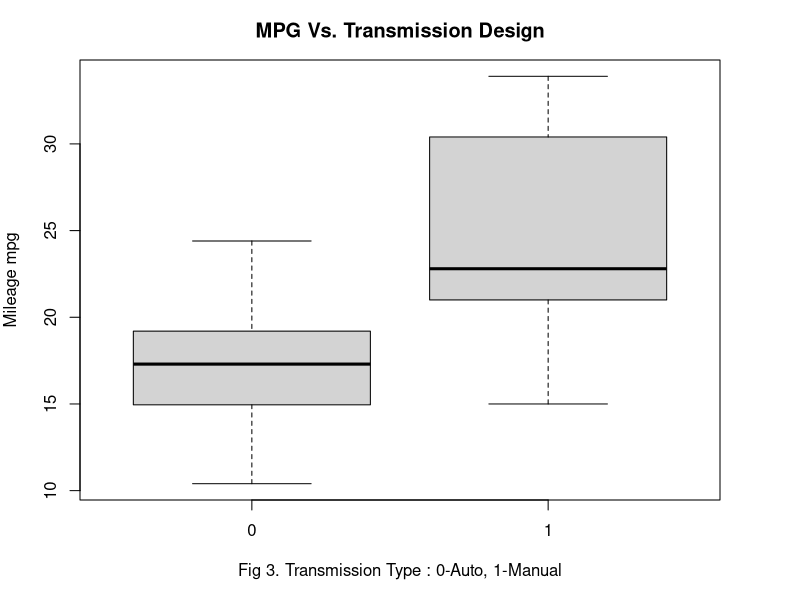
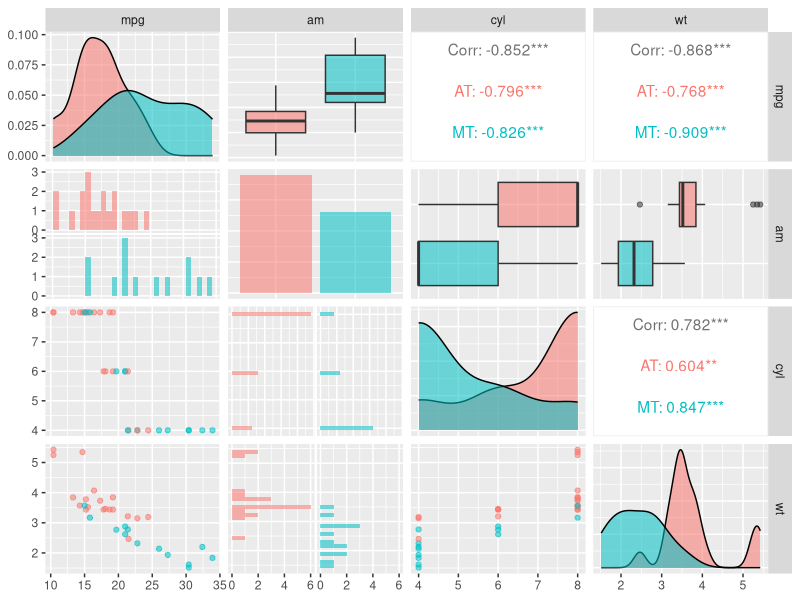
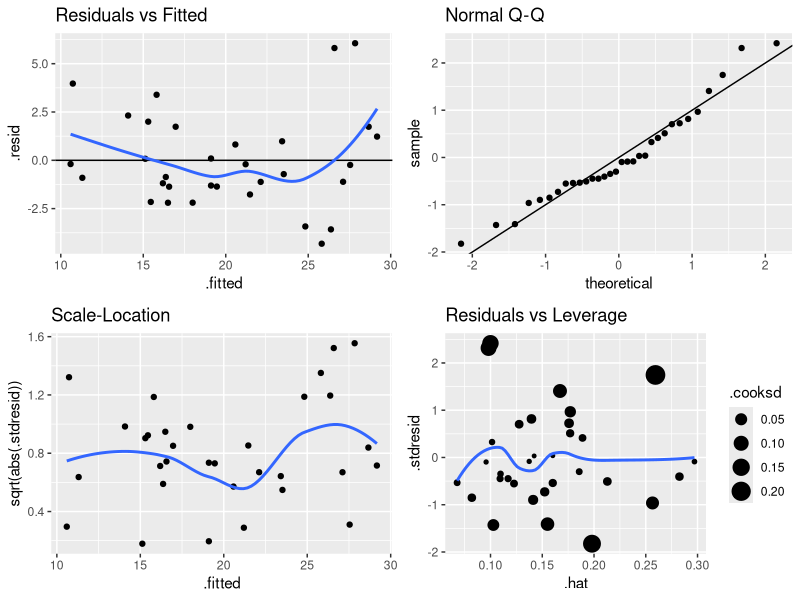

Reproduce these figures in R, in order.
## ---- chunk 1
library("ggplot2")
library("GGally")
library("gridExtra")
library("dplyr")
# Load data
data(mtcars)
## ---- chunk 2
aggregate(mpg ~ factor(am, labels = c("AT", "MT")), mtcars, mean)
## ---- chunk 3
par(mar=c(5,4,3,4))
boxplot(mpg~am,data=mtcars,xlab="Fig 3. Transmission Type : 0-Auto, 1-Manual",ylab="Mileage mpg",
        main="MPG Vs. Transmission Design")
## ---- chunk 4
round(cor(mtcars), 2)[1, ]
## ---- chunk 5
fit1 <- lm(mpg ~ am, mtcars)
fit2 <- lm(mpg ~ am + wt, mtcars)
fit3 <- lm(mpg ~ am + wt + disp, mtcars)
fit4 <- lm(mpg ~ am + wt + disp + cyl, mtcars)
fit5 <- lm(mpg ~ am + wt + disp + cyl + hp, mtcars)
## ---- chunk 6
anova(fit1, fit2, fit3, fit4, fit5)
## ---- chunk 7
betterFit <- fit4
summary(betterFit)
## ---- chunk 8
# Factorize
mtcars$am <- factor(mtcars$am, labels = c("AT", "MT"))
ggpairs(mtcars[, c(1, 9, 2, 6)], aes(color = am, alpha = .4))
## ---- chunk 9
# Residuals vs Fitted
plot1 <- ggplot(betterFit, aes(.fitted, .resid)) +
        geom_point() +
        geom_hline(yintercept = 0) +
        geom_smooth(se = FALSE) +
        ggtitle("Residuals vs Fitted")
# Normal Q-Q
plot2 <- ggplot(betterFit) +
        stat_qq(aes(sample = .stdresid)) +
        geom_abline() +
        ggtitle("Normal Q-Q")
# Scale-Location
plot3 <- ggplot(betterFit, aes(.fitted, sqrt(abs(.stdresid)))) +
        geom_point() +
        geom_smooth(se = FALSE) +
        ggtitle("Scale-Location")
# Standardized Residuals vs Leverage
plot4 <- ggplot(betterFit, aes(.hat, .stdresid)) +
        geom_point(aes(size = .cooksd)) +
        geom_smooth(se = FALSE) +
        ggtitle("Residuals vs Leverage")

grid.arrange(plot1, plot2, plot3, plot4, ncol = 2)
